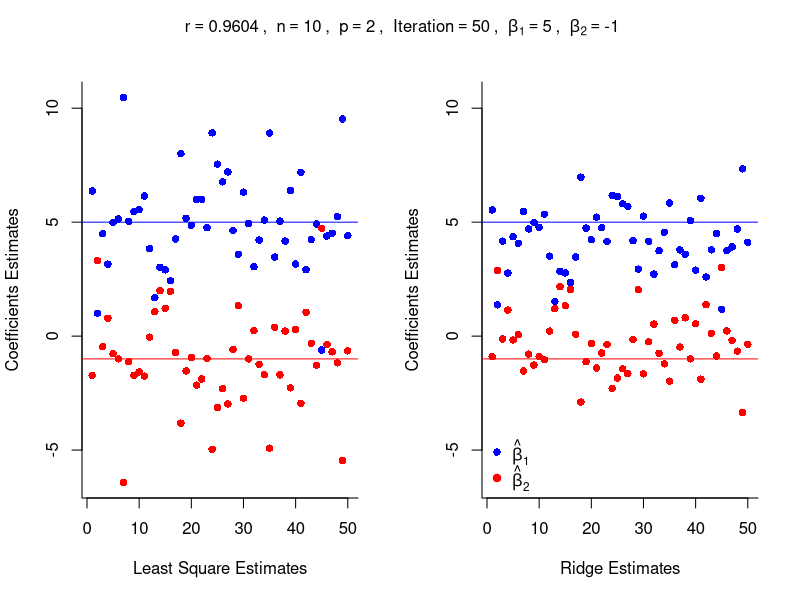

Generate this figure with R:

par(mfrow=c(1,2))

numSim   <-  50
n        <-  10
p        <-  2
lambda   <-  0.05
rx       <-  1
sigmae   <-  0.2
beta1    <-  5
beta2    <- -1
beta     <- cbind(rep(beta1,numSim), rep(beta2,numSim))

LSE   <- array(0,c(numSim,2))
Rid   <- array(0,c(numSim,2))

# For each iteration..
for( i in 1:numSim ){
  x1 <- rnorm(n,0,1)
  x2 <- rx*x1+rnorm(n,0,sigmae)

  # Design matrix.
  x <- cbind(x1,x2 )
  r <- cor(x1,x2)
  # y = x1 - x2 + epsilon where epsilon ~ N(0,.1)
  y <- beta1*x1 + beta2*x2 + rnorm(n)
  
  # LS regression 
  LSE[i,]<- solve(t(x)%*%x)%*%t(x)%*%y
  
  # Ridge regression 
  Rid[i,]<- solve(t(x)%*%x+lambda*diag(2)) %*%t(x)%*%y
}

# Plot the LS estimates for betas.
plot(LSE[,1], col = 'blue', pch = 16, ylim = c(min(LSE),max(LSE)),
      ylab = 'Coefficients Estimates', xlab = 'Least Square Estimates', bty ='l',)
points(LSE[,2], col = 'red', pch = 16 )

# Add horizontal lines representing the true values of betas
abline(a = beta1, b =0, col = 'blue' ) # Plot the true value of beta_1 = 1.
abline(a = beta2, b =0, col='red' ) # Plot the true value of beta_2 = -1.

# Do the same for the ridge estimates.
plot(Rid[,1], col = 'blue', pch = 16, ylim = c(min(LSE), max(LSE)), 
      ylab = 'Coefficients Estimates', xlab = 'Ridge Estimates', bty ='l',)
points(Rid[,2], col = 'red', pch = 16 ) 

abline( a = beta1, b = 0, col = 'blue' )
abline( a = beta2, b = 0, col = 'red' )

legend('bottomleft', horiz=F, cex = 1, col=c('blue','red'), pch=c(16,19), 
        legend = c(expression(hat(beta)[1]),expression(hat(beta)[2])), bty = 'n' )
mtext(bquote(~r==.(round(r,4))~ ", " ~n==.(n)~ ", "  ~p==.(p)~ ", "  ~Iteration==.(numSim)
              ~ ", " ~beta[1]==.(beta1)~ ", " ~beta[2]==.(beta2)), side = 3, line = -2, outer = TRUE )

# MSE ratio
sum((LSE-beta)^2)/sum((Rid-beta)^2)







